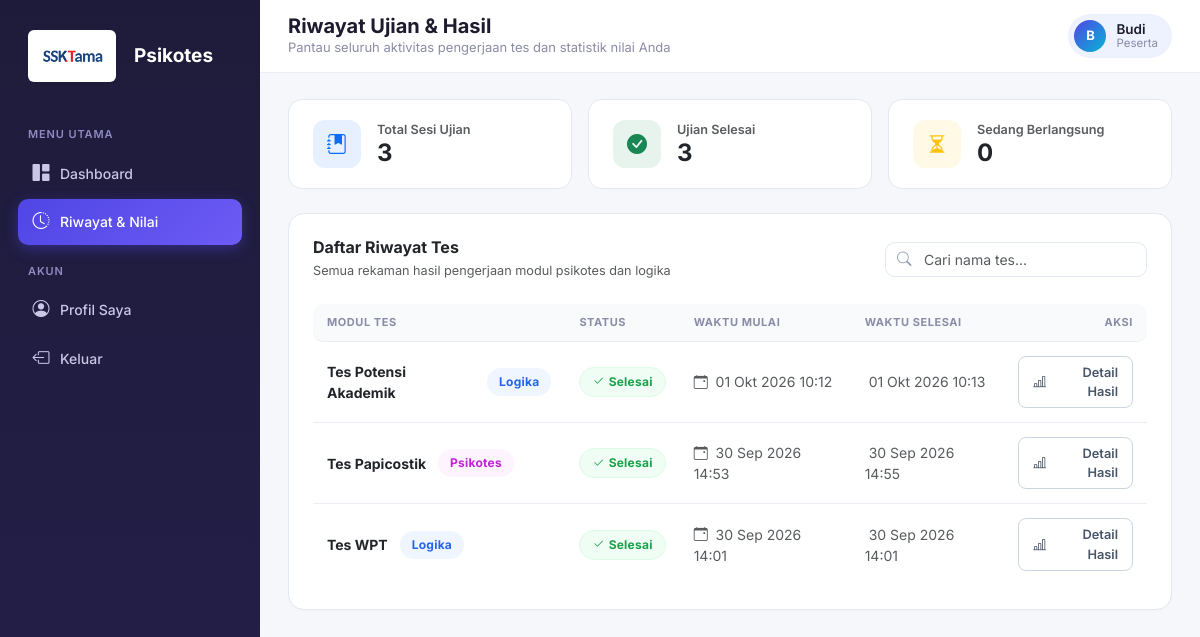
/peserta/riwayat.php (signed in), run on the app's committed database.
### tables this page shows
CREATE TABLE `users` (
  `id` int NOT NULL,
  `nama` varchar(150) NOT NULL,
  `jabatan_dilamar` varchar(150) DEFAULT NULL,
  `tanggal_lahir` date DEFAULT NULL,
  `batas_waktu_menit` int DEFAULT NULL,
  `aktif_mulai` datetime DEFAULT NULL,
  `aktif_sampai` datetime DEFAULT NULL,
  `email` varchar(150) NOT NULL,
  `password` varchar(255) NOT NULL,
  `reset_token` varchar(64) DEFAULT NULL,
  `reset_expires` datetime DEFAULT NULL,
  `role` enum('admin','peserta') NOT NULL DEFAULT 'peserta',
  `foto` varchar(255) DEFAULT NULL,
  `status` enum('aktif','nonaktif','gugur') NOT NULL DEFAULT 'aktif',
  `created_at` timestamp NULL DEFAULT CURRENT_TIMESTAMP
);

CREATE TABLE `attempt` (
  `id` int NOT NULL,
  `user_id` int NOT NULL,
  `tes_id` int NOT NULL,
  `waktu_mulai` datetime NOT NULL,
  `waktu_selesai` datetime DEFAULT NULL,
  `status` enum('berlangsung','selesai','gugur') NOT NULL,
  `total_skor` int DEFAULT '0',
  `profil_hasil` varchar(255) DEFAULT NULL,
  `detail_skor` json DEFAULT NULL,
  `bukti_screenshot` varchar(255) DEFAULT NULL,
  `pelanggaran_count` int NOT NULL DEFAULT '0',
  `flag_curang` tinyint(1) NOT NULL DEFAULT '0',
  `total_benar` int DEFAULT '0',
  `total_soal` int DEFAULT '0',
  `iq_score` smallint DEFAULT NULL,
  `iq_klasifikasi` varchar(30) DEFAULT NULL
);

CREATE TABLE `tes` (
  `id` int NOT NULL,
  `grup_id` int DEFAULT NULL,
  `urutan_dalam_grup` int NOT NULL DEFAULT '0',
  `judul` varchar(150) NOT NULL,
  `jenis` enum('logika','psikotes','eksternal') NOT NULL DEFAULT 'logika',
  `tipe_psikotes` enum('disc','mbti','papikostik') DEFAULT NULL,
  `skala_iq` varchar(10) DEFAULT NULL,
  `format_soal` enum('single','forced_choice','external_manual') NOT NULL DEFAULT 'single',
  `link_eksternal` varchar(255) DEFAULT NULL,
  `deskripsi` text,
  `durasi_menit` int NOT NULL DEFAULT '30',
  `status` enum('aktif','nonaktif') NOT NULL DEFAULT 'aktif',
  `created_at` timestamp NULL DEFAULT CURRENT_TIMESTAMP,
  `urutan` int NOT NULL DEFAULT '0'
);

### includes/functions.php (called while the page is built, shortened)
<?php
require_once __DIR__ . '/../config/database.php';
function isLoggedIn(): bool {
    return isset($_SESSION['user_id']);
}
function currentUser(): ?array {
    static $user = null;
    if ($user === null) {
        $stmt = getDB()->prepare("SELECT * FROM users WHERE id = ?");
        $stmt->execute([$_SESSION['user_id']]);
        $user = $stmt->fetch();
    }
    return $user;
}
function requireRole(string $role): void {
    if ($role === 'peserta') {
        $user = currentUser();
    }
}
function e(?string $str): string {
    return htmlspecialchars($str ?? '', ENT_QUOTES, 'UTF-8');
}
function formatTanggal(?string $datetime): string {
    $bulan = ['', 'Jan','Feb','Mar','Apr','Mei','Jun','Jul','Agu','Sep','Okt','Nov','Des'];
    $ts = strtotime($datetime);
    return date('d', $ts) . ' ' . $bulan[(int)date('n', $ts)] . ' ' . date('Y H:i', $ts);
}

### config/database.php (called while the page is built, shortened)
<?php
function getDB() {
    static $pdo = null;
    if ($pdo === null) {
        try {
            $pdo = new PDO(
                "mysql:host=" . DB_HOST . ";dbname=" . DB_NAME . ";charset=utf8mb4",
                DB_USER,
                DB_PASS,
                [
                    PDO::ATTR_ERRMODE            => PDO::ERRMODE_EXCEPTION,
                    PDO::ATTR_DEFAULT_FETCH_MODE => PDO::FETCH_ASSOC,
                    PDO::ATTR_EMULATE_PREPARES   => false,
                ]
            );
        } catch (PDOException $e) {
            die('Koneksi database gagal: ' . $e->getMessage());
        }
    }
    return $pdo;
}

### peserta/riwayat.php (the view, shortened to what this page needs)
<?php
require_once __DIR__ . '/../includes/functions.php';
requireRole('peserta');
$db = getDB();
$userId = $_SESSION['user_id'];
$stmt = $db->prepare("
    SELECT a.*, t.judul AS judul_tes, t.jenis
    FROM attempt a
    JOIN tes t ON t.id = a.tes_id
    WHERE a.user_id = ?
    ORDER BY a.waktu_mulai DESC
");
$stmt->execute([$userId]);
$riwayat = $stmt->fetchAll();
$totalTes = count($riwayat);
$totalSelesai = count(array_filter($riwayat, fn($item) => $item['status'] === 'selesai'));
$totalBerlangsung = count(array_filter($riwayat, fn($item) => $item['status'] === 'berlangsung'));
$pageTitle = 'Riwayat Ujian & Hasil';
$pageDesc = 'Pantau seluruh aktivitas pengerjaan tes dan statistik nilai Anda';
$activeMenu = 'riwayat';
include __DIR__ . '/../includes/layout_top.php';
?>
<div class="row g-3 mb-4">
    <div class="col-md-4">
        <div class="stat-card-modern">
            <div class="stat-icon-box bg-primary bg-opacity-10 text-primary">
                <i class="bi bi-journal-bookmark-fill"></i>
            </div>
            <div>
                <span class="d-block text-muted small fw-semibold">Total Sesi Ujian</span>
                <h4 class="fw-bold mb-0 text-dark"><span class="count-up" data-count="<?= $totalTes ?>"><?= $totalTes ?></span></h4>
            </div>
        </div>
    </div>
    <div class="col-md-4">
        <div class="stat-card-modern">
            <div class="stat-icon-box bg-success bg-opacity-10 text-success">
                <i class="bi bi-check-circle-fill"></i>
            </div>
            <div>
                <span class="d-block text-muted small fw-semibold">Ujian Selesai</span>
                <h4 class="fw-bold mb-0 text-dark"><span class="count-up" data-count="<?= $totalSelesai ?>"><?= $totalSelesai ?></span></h4>
            </div>
        </div>
    </div>
    <div class="col-md-4">
        <div class="stat-card-modern">
            <div class="stat-icon-box bg-warning bg-opacity-10 text-warning">
                <i class="bi bi-hourglass-split"></i>
            </div>
            <div>
                <span class="d-block text-muted small fw-semibold">Sedang Berlangsung</span>
                <h4 class="fw-bold mb-0 text-dark"><span class="count-up" data-count="<?= $totalBerlangsung ?>"><?= $totalBerlangsung ?></span></h4>
            </div>
        </div>
    </div>
</div>
<div class="table-container-modern">
    <div class="d-flex flex-column flex-md-row justify-content-between align-items-md-center gap-3 mb-4">
        <div>
            <h6 class="fw-bold text-dark mb-1">Daftar Riwayat Tes</h6>
            <p class="text-muted small mb-0">Semua rekaman hasil pengerjaan modul psikotes dan logika</p>
        </div>
        <div class="search-input-group">
            <i class="bi bi-search"></i>
            <input type="text" id="searchInput" class="form-control" placeholder="Cari nama tes...">
        </div>
    </div>
    <div class="table-responsive">
        <table class="table-modern" id="riwayatTable">
            <thead>
                <tr>
                    <th>Modul Tes</th>
                    <th>Status</th>
                    <th>Waktu Mulai</th>
                    <th>Waktu Selesai</th>
                    <th class="text-end">Aksi</th>
                </tr>
            </thead>
            <tbody>
                <?php foreach ($riwayat as $ri => $r):
                    $jenisBadge = $r['jenis'] === 'logika' ? 'badge-logika' : ($r['jenis'] === 'eksternal' ? 'badge-eksternal' : 'badge-psikotes');
                    $urlLanjut = ($r['jenis'] === 'eksternal' ? 'tes_eksternal.php' : 'tes.php') . '?id=' . (int)$r['tes_id'];
                ?>
                <tr data-row style="--i: <?= (int)$ri ?>">
                    <td>
                        <div class="d-flex align-items-center gap-2">
                            <span class="fw-bold text-dark me-1"><?= e($r['judul_tes']) ?></span>
                            <span class="badge-modern <?= $jenisBadge ?>">
                                <?= ucfirst($r['jenis']) ?>
                            </span>
                        </div>
                    </td>
                    <td>
                        <?= $r['status'] === 'selesai'
                            ? '<span class="badge-modern badge-done"><i class="bi bi-check2"></i> Selesai</span>'
                            : '<span class="badge-modern badge-ongoing"><i class="bi bi-clock-history"></i> Berlangsung</span>'
                        ?>
                    </td>
                    <td class="text-muted small">
                        <i class="bi bi-calendar-event me-1"></i> <?= formatTanggal($r['waktu_mulai']) ?>
                    </td>
                    <td class="text-muted small">
                        <?= $r['waktu_selesai'] ? '<i class="bi bi-clock-check me-1"></i> ' . formatTanggal($r['waktu_selesai']) : '<span class="text-black-50">-</span>' ?>
                    </td>
                    <td class="text-end">
                        <?php if ($r['status'] === 'selesai'): ?>
                            <a href="hasil_detail.php?id=<?= $r['id'] ?>" class="btn-action-sm btn-action-outline d-inline-flex align-items-center gap-1">
                                <i class="bi bi-bar-chart-line"></i> Detail Hasil
                            </a>
                        <?php else: ?>
                            <a href="<?= e($urlLanjut) ?>" class="btn-action-sm btn-action-primary d-inline-flex align-items-center gap-1">
                                Lanjutkan <i class="bi bi-arrow-right"></i>
                            </a>
                        <?php endif; ?>
                    </td>
                </tr>
                <?php endforeach; ?>
            </tbody>
        </table>
    </div>
</div>
<?php include __DIR__ . '/../includes/layout_bottom.php'; ?>

### includes/layout_top.php (shortened to what this page needs)
<?php
$user = currentUser();
$role = $_SESSION['role'];
$rootPrefix = '../';
?>
<!DOCTYPE html>
<html lang="id">
<head>
<link rel="stylesheet" href="https://cdn.jsdelivr.net/npm/bootstrap@5.3.3/dist/css/bootstrap.min.css">
<link rel="stylesheet" href="https://cdn.jsdelivr.net/npm/bootstrap-icons@1.11.3/font/bootstrap-icons.css">
<link rel="stylesheet" href="<?= $rootPrefix ?>assets/css/style.css">
</head>
<body>
<div class="app-shell">
    <aside class="sidebar" id="sidebar">
        <div class="sidebar-brand">
    <img src="../assets/Logo SSKtama Fiks Revisi (1).png" alt="Logo Psikotes" style="height: 52px; width: auto; vertical-align: middle; margin-right: 8px; background: #ffffff; padding: 4px 8px; border-radius: 6px;">
    Psikotes<span style="color:#a6a0f7;"></span>
</div>
        <?php if ($role === 'admin'): ?>
            <div class="nav-section-title">Menu Utama</div>
            <a href="<?= $rootPrefix ?>admin/dashboard.php" class="nav-link <?= ($activeMenu ?? '') === 'dashboard' ? 'active' : '' ?>">
                <i class="bi bi-grid-1x2-fill"></i> Dashboard
            </a>
            <a href="<?= $rootPrefix ?>admin/peserta.php" class="nav-link <?= ($activeMenu ?? '') === 'peserta' ? 'active' : '' ?>">
                <i class="bi bi-people-fill"></i> Peserta &amp; Aktivitas
            </a>
            <a href="<?= $rootPrefix ?>admin/riwayat_akses.php" class="nav-link <?= ($activeMenu ?? '') === 'riwayat_akses' ? 'active' : '' ?>">
                <i class="bi bi-door-open-fill"></i> Riwayat Akses
            </a>
            <a href="<?= $rootPrefix ?>admin/kelola_admin.php" class="nav-link <?= ($activeMenu ?? '') === 'kelola_admin' ? 'active' : '' ?>">
                <i class="bi bi-shield-lock-fill"></i> Kelola Admin
            </a>
            <a href="<?= $rootPrefix ?>admin/tes.php" class="nav-link <?= ($activeMenu ?? '') === 'tes' ? 'active' : '' ?>">
                <i class="bi bi-journal-text"></i> Kelola Tes
            </a>
            <a href="<?= $rootPrefix ?>admin/hasil.php" class="nav-link <?= ($activeMenu ?? '') === 'hasil' ? 'active' : '' ?>">
                <i class="bi bi-bar-chart-fill"></i> Hasil &amp; Nilai
            </a>
            <a href="<?= $rootPrefix ?>admin/lamaran.php" class="nav-link <?= ($activeMenu ?? '') === 'lamaran' ? 'active' : '' ?>">
                <i class="bi bi-file-earmark-person-fill"></i> CV &amp; Lamaran
            </a>
            <div class="nav-section-title">Akun</div>
            <a href="<?= $rootPrefix ?>admin/profil.php" class="nav-link <?= ($activeMenu ?? '') === 'profil' ? 'active' : '' ?>">
                <i class="bi bi-person-circle"></i> Profil Saya
            </a>
            <a href="#" onclick="confirmLogout(event, '<?= $rootPrefix ?>logout.php')" class="nav-link">
                <i class="bi bi-box-arrow-left"></i> Keluar
            </a>
        <?php else: ?>
            <div class="nav-section-title">Menu Utama</div>
            <a href="<?= $rootPrefix ?>peserta/dashboard.php" class="nav-link <?= ($activeMenu ?? '') === 'dashboard' ? 'active' : '' ?>">
                <i class="bi bi-grid-1x2-fill"></i> Dashboard
            </a>
            <a href="<?= $rootPrefix ?>peserta/riwayat.php" class="nav-link <?= ($activeMenu ?? '') === 'riwayat' ? 'active' : '' ?>">
                <i class="bi bi-clock-history"></i> Riwayat &amp; Nilai
            </a>
            <div class="nav-section-title">Akun</div>
            <a href="<?= $rootPrefix ?>peserta/profil.php" class="nav-link <?= ($activeMenu ?? '') === 'profil' ? 'active' : '' ?>">
    <i class="bi bi-person-circle"></i> Profil Saya
</a>
            <a href="#" onclick="confirmLogout(event, '<?= $rootPrefix ?>logout.php')" class="nav-link">
    <i class="bi bi-box-arrow-left"></i> Keluar
</a>
        <?php endif; ?>
    </aside>
    <div class="main-content">
        <div class="topbar">
            <div class="d-flex align-items-center gap-2">
                <div>
                    <h5><?= e($pageTitle ?? '') ?></h5>
                    <?php if (!empty($pageDesc)): ?><div class="page-desc"><?= e($pageDesc) ?></div><?php endif; ?>
                </div>
            </div>
            <div class="user-chip">
                <div class="avatar"><?= e(strtoupper(substr($user['nama'], 0, 1))) ?></div>
                <div style="line-height:1.2;">
                    <div style="font-weight:600; font-size:13.5px;"><?= e($user['nama']) ?></div>
                    <div style="font-size:11.5px; color:var(--muted); text-transform:capitalize;"><?= e($role) ?></div>
                </div>
            </div>
        </div>
        <div class="content-wrap">

### data on the page
users: nama "B", nama "Budi"
attempt: $ri 0 (drawn), tes.judul "Tes Potensi Akademik", tes.jenis "Logika", status "selesai" (drawn), waktu_mulai "01 Okt 2026 10:12", waktu_selesai "01 Okt 2026 10:13"
attempt: $ri 1 (drawn), tes.judul "Tes Papicostik", tes.jenis "Psikotes", status "selesai" (drawn), waktu_mulai "30 Sep 2026 14:53", waktu_selesai "30 Sep 2026 14:55"
attempt: $ri 2 (drawn), tes.judul "Tes WPT", tes.jenis "Logika", status "selesai" (drawn), waktu_mulai "30 Sep 2026 14:01", waktu_selesai "30 Sep 2026 14:01"

### other printed values
$pageTitle "Riwayat Ujian & Hasil"
$pageDesc "Pantau seluruh aktivitas pengerjaan tes dan statistik nilai Anda"
$role "Peserta"
$totalTes "3"
$totalSelesai "3"
$totalBerlangsung "0"
